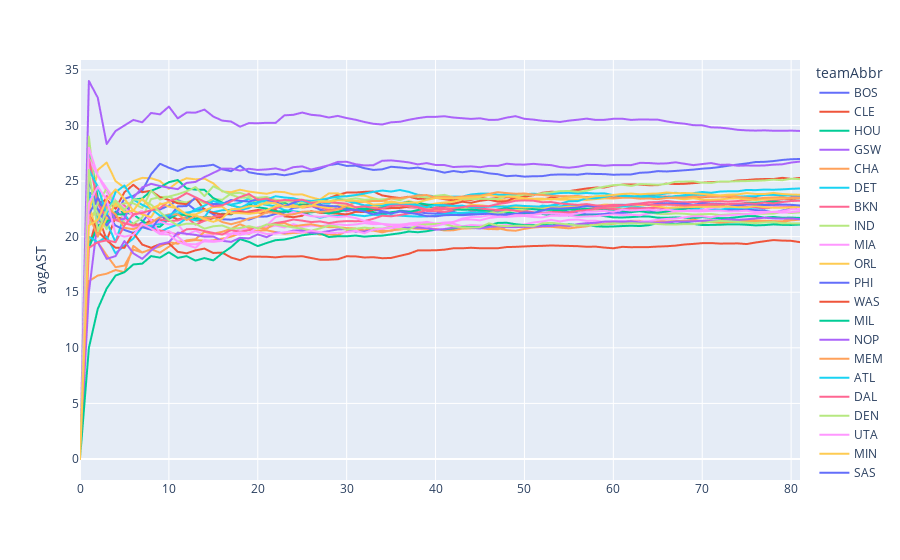

The notebook cell saved with this chart:
### Code cell
fig = px.line(tbs[tbs['season']==2018], y='avgAST', color='teamAbbr')
fig.show()
